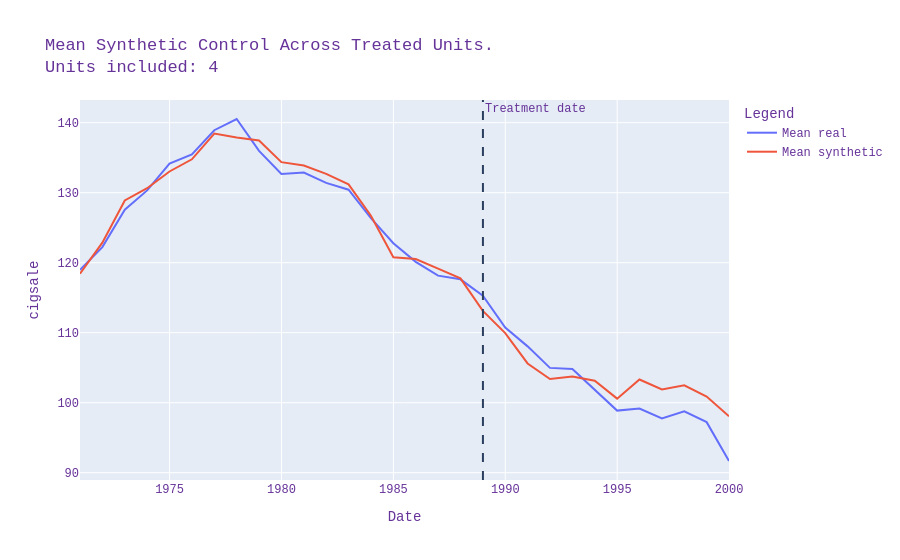

The code cell stored with this chart in its notebook:
### Markdown cell above
### 8.2 Split workflow: `fit_all`

Что делаем:
- обучаем Synthetic Control для каждого treated-unit отдельно.

Зачем:
- получить промежуточный контроль над этапом обучения.

### Code cell
# Вариант 1: split workflow
fitted_units = experiment.fit_all(
    feature="cigsale",
    to_plot=False,
    control_group=all_controls,
    epochs=300,
    to_plot_aggregated = True,
    lr=0.05,
    continue_on_fit_error = True
)
len(fitted_units)
